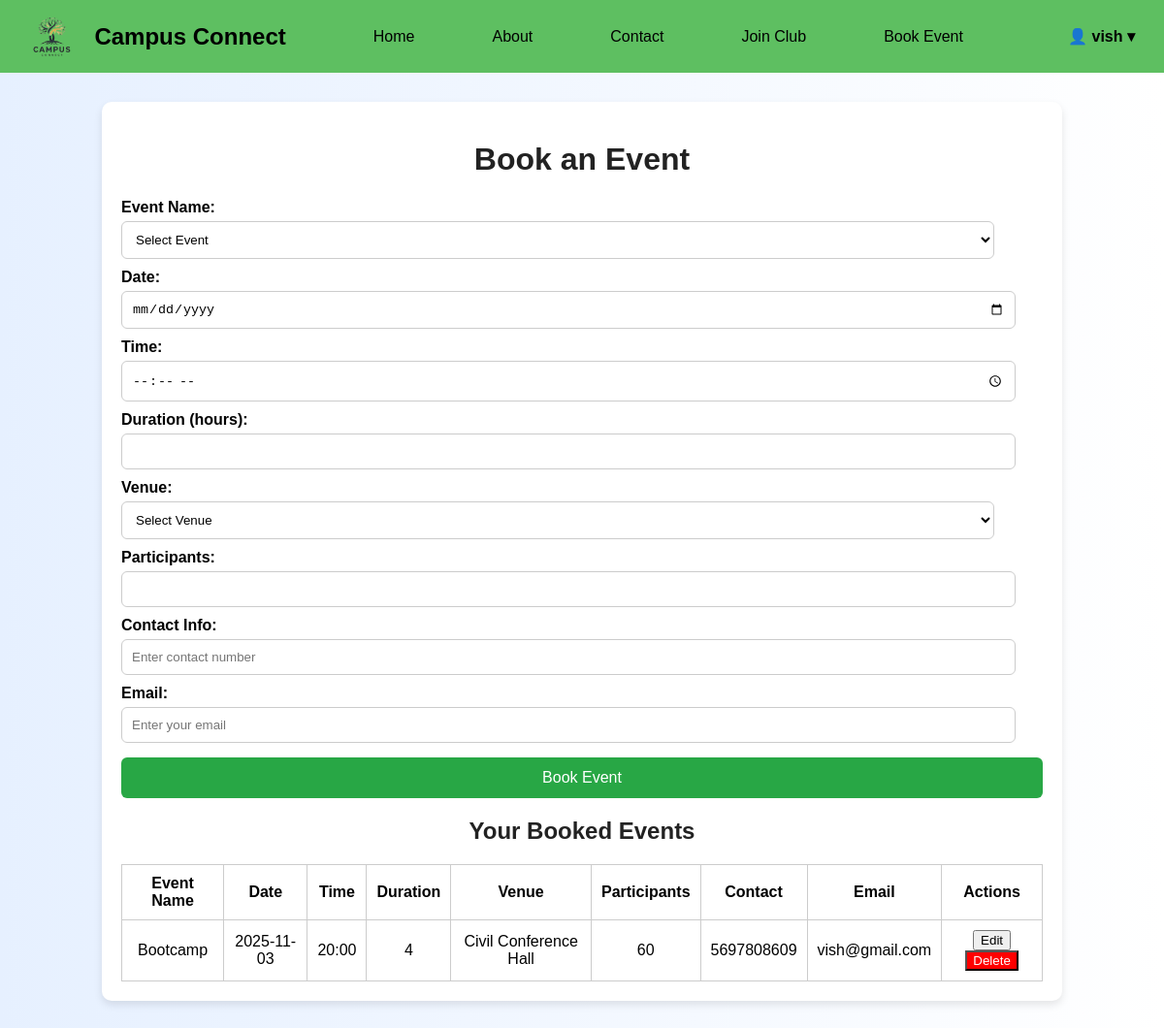
The app's page /book_event (signed in) with its own data.
### tables this page shows
CREATE TABLE event_bookings (
    id INTEGER PRIMARY KEY AUTOINCREMENT,
    username TEXT NOT NULL,
    event_name TEXT NOT NULL,
    participants INTEGER NOT NULL,
    booked_at TIMESTAMP DEFAULT CURRENT_TIMESTAMP
, event_date TEXT NOT NULL DEFAULT '', event_time TEXT NOT NULL DEFAULT '', duration INTEGER NOT NULL DEFAULT 1, contact_info TEXT, email TEXT, venue TEXT, price INTEGER DEFAULT 0, capacity INTEGER DEFAULT 0);

### app.py (the view, shortened to what this page needs)
@app.route('/book_event', methods=['GET', 'POST'])
@login_required
def book_event():
    username = session.get('user')
    conn = get_db_connection()
    venue_info = {
        "Main Hall": {"price_3hrs": 4000, "capacity": 100},
        "Auditorium": {"price_3hrs": 8000, "capacity": 200},
        "Civil Conference Hall": {"price_3hrs": 3500, "capacity": 60},
        "Education Dept Conference Hall 1": {"price_3hrs": 3000, "capacity": 50},
        "Education Dept Conference Hall 2": {"price_3hrs": 3000, "capacity": 50},
        "IQAC Conference Hall": {"price_3hrs": 5000, "capacity": 70}
    }
    events = conn.execute(
        "SELECT * FROM event_bookings WHERE username=? ORDER BY event_date, event_time",
        (username,)
    ).fetchall()
    conn.close()
    return render_template('book_event.html', user=username, events=events)

### app.py (called while the page is built)
def get_db_connection():
    conn = sqlite3.connect(DB_PATH)
    conn.row_factory = sqlite3.Row
    return conn

def login_required(f):
    @wraps(f)
    def decorated_function(*args, **kwargs):
        if 'user' not in session:
            return redirect(url_for('login', next=request.path))
        return f(*args, **kwargs)
    return decorated_function

### templates/book_event.html (shortened to what this page needs)
<!DOCTYPE html>
<html lang="en">
<head>
</head>
  <div class="navbar">
    <img src="{{ url_for('static', filename='images/logo.png') }}" style="height:45px; margin-right:10px;">
    <h2>Campus Connect</h2>
    <a href="{{ url_for('index') }}">Home</a>
    <a href="{{ url_for('about') }}">About</a>
    <a href="{{ url_for('contact') }}">Contact</a>
    <a href="{{ url_for('join_club') }}">Join Club</a>
    <a href="{{ url_for('book_event') }}">Book Event</a>
    {% if user %}
  <div class="user-section" id="userMenu">
    <span class="user-toggle">👤 {{ user }} &#9662;</span>
  </div>
  {% else %}
    <a href="{{ url_for('login') }}" class="login-btn">Login/Register</a>
  {% endif %}
</div>
  <div class="container">
    <h1>Book an Event</h1>
    <form id="eventForm" method="POST">
      <label>Event Name:</label>
      <select name="event_name" required>
        <option value="" disabled selected>Select Event</option>
      </select>
      <label>Date:</label>
      <input type="date" name="event_date" required>
      <label>Time:</label>
      <input type="time" name="event_time" required>
      <label>Duration (hours):</label>
      <input type="number" name="duration" min="1" required>
      <label>Venue:</label>
      <select name="venue" id="venue" required>
        <option value="" disabled selected>Select Venue</option>
      </select>
      <label>Participants:</label>
      <input type="number" name="participants" id="participants" min="1" required>
      <label>Contact Info:</label>
      <input type="tel" name="contact_info" placeholder="Enter contact number" pattern="[0-9]{10}" required>
      <label>Email:</label>
      <input type="email" name="email" placeholder="Enter your email" required>
      <button type="submit">Book Event</button>
    </form>
    <h2>Your Booked Events</h2>
    <table id="eventsTable">
      <thead>
        <tr>
          <th>Event Name</th>
          <th>Date</th>
          <th>Time</th>
          <th>Duration</th>
          <th>Venue</th>
          <th>Participants</th>
          <th>Contact</th>
          <th>Email</th>
          <th>Actions</th>
        </tr>
      </thead>
      <tbody id="eventsBody">
        {% for event in events %}
        <tr data-id="{{ event['id'] }}">
          <td>{{ event['event_name'] }}</td>
          <td>{{ event['event_date'] }}</td>
          <td>{{ event['event_time'] }}</td>
          <td>{{ event['duration'] }}</td>
          <td>{{ event['venue'] }}</td>
          <td>{{ event['participants'] }}</td>
          <td>{{ event['contact_info'] }}</td>
          <td>{{ event['email'] }}</td>
          <td>
            <button class="edit-btn">Edit</button>
            <button class="delete-btn" style="background-color:red; color:white;">Delete</button>
          </td>
        </tr>
        {% endfor %}
      </tbody>
    </table>
  </div>
</body>
</html>

### templates/book_event.html (style rules this page uses)
.navbar { display: flex;align-items: center;background-color: rgb(94, 191, 97);padding: 15px 30px; }
.navbar h2 { margin: 0 30px 0 10px; color: black; font-weight: bold; }
.navbar a { text-decoration: none; color: black; margin: 0 20px; font-weight: 500; margin-left: 60px; }
.user-section { position: relative; margin-left: auto; cursor: pointer; font-weight: bold; color: black; }
.container { max-width: 950px;margin: 30px auto;padding: 20px; background: #fff; border-radius: 10px;box-shadow: 0 4px 8px rgba(0,0,0,0.1); }
h1, h2 { text-align: center; color: #222; }
form label { display: block; margin-top: 10px; font-weight: bold; }
form input, form select { width: 900px; padding: 10px; margin-top: 5px; border-radius: 6px;border: 1px solid #ccc; background-color: white; }
form button { margin-top: 15px; width: 950px; padding: 12px; border: none;background: #28a745; color: white; font-size: 16px; cursor: pointer; border-radius: 6px; }
table { width: 100%; border-collapse: collapse; margin-top: 20px; }
table, th, td { border: 1px solid #ccc; }
th, td { padding: 10px; text-align: center; }

### records on screen
event_bookings: username "vish", event_name "Bootcamp", event_date "2025-11-03", event_time "20:00", duration "4", venue "Civil Conference Hall", participants "60", contact_info "5697808609", email "vish@gmail.com"
